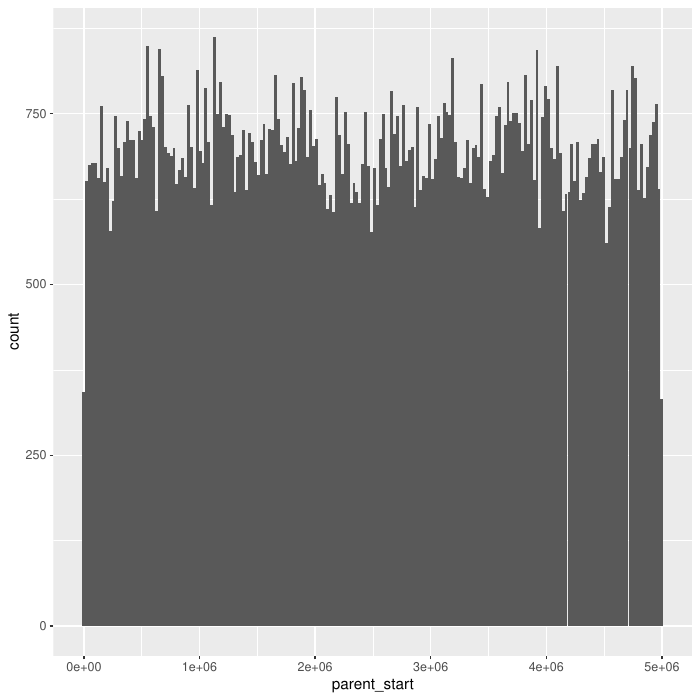

The R source for this figure:
library(data.table)
library(ggplot2)

a = fread("test.csv")
g = ggplot(a[parent_start !=0], aes(parent_start)) + geom_histogram(bins=200)
ggsave(g, file="hist.pdf")